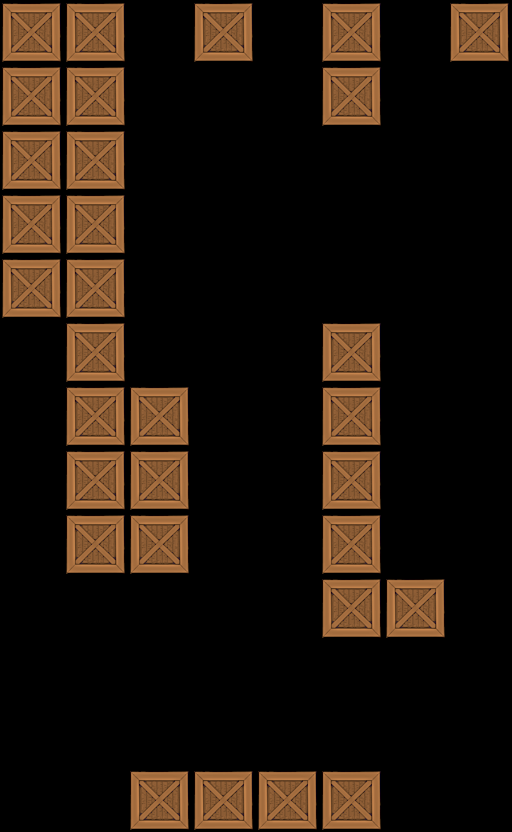

The image is a tile-based game level rendered from a .tmx file. Its description and source (layers, tilesets, objects; grid data summarised) follow:
An orthogonal 8x13 tile map with 64x64 px tiles, 1 tile layer (Tile Layer 1).

<map version="1.0" orientation="orthogonal" width="8" height="13" tilewidth="64" tileheight="64">
 <tileset firstgid="1" name="crate" tilewidth="64" tileheight="64">
  <image source="../../crate4.png" width="64" height="64" />
 </tileset>
 <layer name="Tile Layer 1" width="8" height="13" opacity="0.9">
  <data>[104 cells, 31 non-empty, 1 distinct tile ids]</data>
 </layer>
</map>
